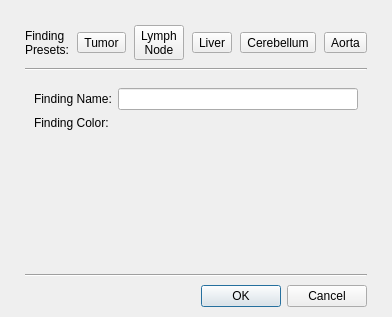
<?xml version="1.0" encoding="UTF-8"?>
<ui version="4.0">
 <class>qMRMLLongitudinalPETCTFindingSettingsDialog</class>
 <widget class="QDialog" name="qMRMLLongitudinalPETCTFindingSettingsDialog">
  <property name="geometry">
   <rect>
    <x>0</x>
    <y>0</y>
    <width>374</width>
    <height>317</height>
   </rect>
  </property>
  <property name="sizePolicy">
   <sizepolicy hsizetype="Preferred" vsizetype="Minimum">
    <horstretch>0</horstretch>
    <verstretch>0</verstretch>
   </sizepolicy>
  </property>
  <property name="windowTitle">
   <string>Form</string>
  </property>
  <property name="modal">
   <bool>true</bool>
  </property>
  <layout class="QVBoxLayout" name="verticalLayout_2">
   <property name="spacing">
    <number>8</number>
   </property>
   <property name="leftMargin">
    <number>25</number>
   </property>
   <property name="topMargin">
    <number>25</number>
   </property>
   <property name="rightMargin">
    <number>25</number>
   </property>
   <property name="bottomMargin">
    <number>10</number>
   </property>
   <item>
    <layout class="QHBoxLayout" name="horizontalLayout">
     <item>
      <widget class="QLabel" name="LabelFindingPresets">
       <property name="sizePolicy">
        <sizepolicy hsizetype="Fixed" vsizetype="Preferred">
         <horstretch>0</horstretch>
         <verstretch>0</verstretch>
        </sizepolicy>
       </property>
       <property name="text">
        <string>Finding
Presets:</string>
       </property>
      </widget>
     </item>
     <item>
      <widget class="QToolButton" name="ButtonPresetTumor">
       <property name="toolTip">
        <string>Tumor</string>
       </property>
       <property name="accessibleName">
        <string>Tumor</string>
       </property>
       <property name="text">
        <string>Tumor</string>
       </property>
       <property name="icon">
        <iconset resource="../qSlicerLongitudinalPETCTModule.qrc">
         <normaloff>:/Icons/finding_presets_tumor.png</normaloff>:/Icons/finding_presets_tumor.png</iconset>
       </property>
       <property name="iconSize">
        <size>
         <width>36</width>
         <height>36</height>
        </size>
       </property>
       <property name="popupMode">
        <enum>QToolButton::InstantPopup</enum>
       </property>
       <property name="toolButtonStyle">
        <enum>Qt::ToolButtonFollowStyle</enum>
       </property>
       <property name="autoRaise">
        <bool>false</bool>
       </property>
       <attribute name="buttonGroup">
        <string>ButtonGroupFindingPresets</string>
       </attribute>
      </widget>
     </item>
     <item>
      <widget class="QToolButton" name="ButtonPresetNode">
       <property name="toolTip">
        <string>Lymph Node</string>
       </property>
       <property name="accessibleName">
        <string>Node</string>
       </property>
       <property name="text">
        <string>Lymph
Node</string>
       </property>
       <property name="icon">
        <iconset resource="../qSlicerLongitudinalPETCTModule.qrc">
         <normaloff>:/Icons/finding_presets_node.png</normaloff>:/Icons/finding_presets_node.png</iconset>
       </property>
       <property name="iconSize">
        <size>
         <width>36</width>
         <height>36</height>
        </size>
       </property>
       <property name="popupMode">
        <enum>QToolButton::InstantPopup</enum>
       </property>
       <property name="toolButtonStyle">
        <enum>Qt::ToolButtonFollowStyle</enum>
       </property>
       <property name="autoRaise">
        <bool>false</bool>
       </property>
       <property name="arrowType">
        <enum>Qt::NoArrow</enum>
       </property>
       <attribute name="buttonGroup">
        <string>ButtonGroupFindingPresets</string>
       </attribute>
      </widget>
     </item>
     <item>
      <widget class="QToolButton" name="ButtonPresetLiver">
       <property name="toolTip">
        <string>Liver</string>
       </property>
       <property name="accessibleName">
        <string>Liver</string>
       </property>
       <property name="text">
        <string>Liver</string>
       </property>
       <property name="icon">
        <iconset resource="../qSlicerLongitudinalPETCTModule.qrc">
         <normaloff>:/Icons/finding_presets_liver.png</normaloff>:/Icons/finding_presets_liver.png</iconset>
       </property>
       <property name="iconSize">
        <size>
         <width>36</width>
         <height>36</height>
        </size>
       </property>
       <property name="popupMode">
        <enum>QToolButton::InstantPopup</enum>
       </property>
       <property name="toolButtonStyle">
        <enum>Qt::ToolButtonFollowStyle</enum>
       </property>
       <property name="autoRaise">
        <bool>false</bool>
       </property>
       <attribute name="buttonGroup">
        <string>ButtonGroupFindingPresets</string>
       </attribute>
      </widget>
     </item>
     <item>
      <widget class="QToolButton" name="ButtonPresetCerebellum">
       <property name="toolTip">
        <string>Cerebellum</string>
       </property>
       <property name="accessibleName">
        <string>Cerebellum</string>
       </property>
       <property name="text">
        <string>Cerebellum</string>
       </property>
       <property name="icon">
        <iconset resource="../qSlicerLongitudinalPETCTModule.qrc">
         <normaloff>:/Icons/finding_presets_cerebellum.png</normaloff>:/Icons/finding_presets_cerebellum.png</iconset>
       </property>
       <property name="iconSize">
        <size>
         <width>36</width>
         <height>36</height>
        </size>
       </property>
       <property name="popupMode">
        <enum>QToolButton::InstantPopup</enum>
       </property>
       <property name="toolButtonStyle">
        <enum>Qt::ToolButtonFollowStyle</enum>
       </property>
       <property name="autoRaise">
        <bool>false</bool>
       </property>
       <attribute name="buttonGroup">
        <string>ButtonGroupFindingPresets</string>
       </attribute>
      </widget>
     </item>
     <item>
      <widget class="QToolButton" name="ButtonPresetAorta">
       <property name="toolTip">
        <string>Aorta</string>
       </property>
       <property name="accessibleName">
        <string>Aorta</string>
       </property>
       <property name="text">
        <string>Aorta</string>
       </property>
       <property name="icon">
        <iconset resource="../qSlicerLongitudinalPETCTModule.qrc">
         <normaloff>:/Icons/finding_presets_aorta.png</normaloff>:/Icons/finding_presets_aorta.png</iconset>
       </property>
       <property name="iconSize">
        <size>
         <width>36</width>
         <height>36</height>
        </size>
       </property>
       <property name="popupMode">
        <enum>QToolButton::InstantPopup</enum>
       </property>
       <property name="toolButtonStyle">
        <enum>Qt::ToolButtonFollowStyle</enum>
       </property>
       <property name="autoRaise">
        <bool>false</bool>
       </property>
       <attribute name="buttonGroup">
        <string>ButtonGroupFindingPresets</string>
       </attribute>
      </widget>
     </item>
    </layout>
   </item>
   <item>
    <widget class="Line" name="line_2">
     <property name="orientation">
      <enum>Qt::Horizontal</enum>
     </property>
    </widget>
   </item>
   <item>
    <widget class="QWidget" name="Widget" native="true">
     <layout class="QFormLayout" name="formLayout">
      <item row="1" column="0">
       <widget class="QLabel" name="LabelSelectColor">
        <property name="text">
         <string>Finding Color:</string>
        </property>
       </widget>
      </item>
      <item row="1" column="1">
       <widget class="qMRMLLabelComboBox" name="ComboBoxColor" native="true"/>
      </item>
      <item row="0" column="0">
       <widget class="QLabel" name="LabelName">
        <property name="sizePolicy">
         <sizepolicy hsizetype="Minimum" vsizetype="Preferred">
          <horstretch>0</horstretch>
          <verstretch>0</verstretch>
         </sizepolicy>
        </property>
        <property name="text">
         <string>Finding Name:</string>
        </property>
       </widget>
      </item>
      <item row="0" column="1">
       <widget class="QLineEdit" name="LineEditName">
        <property name="sizePolicy">
         <sizepolicy hsizetype="Preferred" vsizetype="Fixed">
          <horstretch>0</horstretch>
          <verstretch>0</verstretch>
         </sizepolicy>
        </property>
        <property name="toolTip">
         <string>Rename the Finding here</string>
        </property>
        <property name="maxLength">
         <number>35</number>
        </property>
       </widget>
      </item>
     </layout>
    </widget>
   </item>
   <item>
    <widget class="Line" name="line">
     <property name="orientation">
      <enum>Qt::Horizontal</enum>
     </property>
    </widget>
   </item>
   <item>
    <widget class="QDialogButtonBox" name="ButtonBox">
     <property name="standardButtons">
      <set>QDialogButtonBox::Cancel|QDialogButtonBox::Ok</set>
     </property>
    </widget>
   </item>
  </layout>
 </widget>
 <customwidgets>
  <customwidget>
   <class>qMRMLLabelComboBox</class>
   <extends>qMRMLWidget</extends>
   <header>qMRMLLabelComboBox.h</header>
   <container>1</container>
  </customwidget>
  <customwidget>
   <class>qMRMLNodeComboBox</class>
   <extends>QWidget</extends>
   <header>qMRMLNodeComboBox.h</header>
  </customwidget>
  <customwidget>
   <class>qMRMLWidget</class>
   <extends>QWidget</extends>
   <header>qMRMLWidget.h</header>
   <container>1</container>
  </customwidget>
  <customwidget>
   <class>ctkCollapsibleButton</class>
   <extends>QWidget</extends>
   <header>ctkCollapsibleButton.h</header>
   <container>1</container>
  </customwidget>
 </customwidgets>
 <resources>
  <include location="../qSlicerLongitudinalPETCTModule.qrc"/>
 </resources>
 <connections>
  <connection>
   <sender>ButtonBox</sender>
   <signal>accepted()</signal>
   <receiver>qMRMLLongitudinalPETCTFindingSettingsDialog</receiver>
   <slot>accept()</slot>
   <hints>
    <hint type="sourcelabel">
     <x>147</x>
     <y>125</y>
    </hint>
    <hint type="destinationlabel">
     <x>147</x>
     <y>71</y>
    </hint>
   </hints>
  </connection>
  <connection>
   <sender>ButtonBox</sender>
   <signal>rejected()</signal>
   <receiver>qMRMLLongitudinalPETCTFindingSettingsDialog</receiver>
   <slot>reject()</slot>
   <hints>
    <hint type="sourcelabel">
     <x>147</x>
     <y>125</y>
    </hint>
    <hint type="destinationlabel">
     <x>147</x>
     <y>71</y>
    </hint>
   </hints>
  </connection>
 </connections>
 <buttongroups>
  <buttongroup name="ButtonGroupFindingPresets"/>
 </buttongroups>
</ui>
